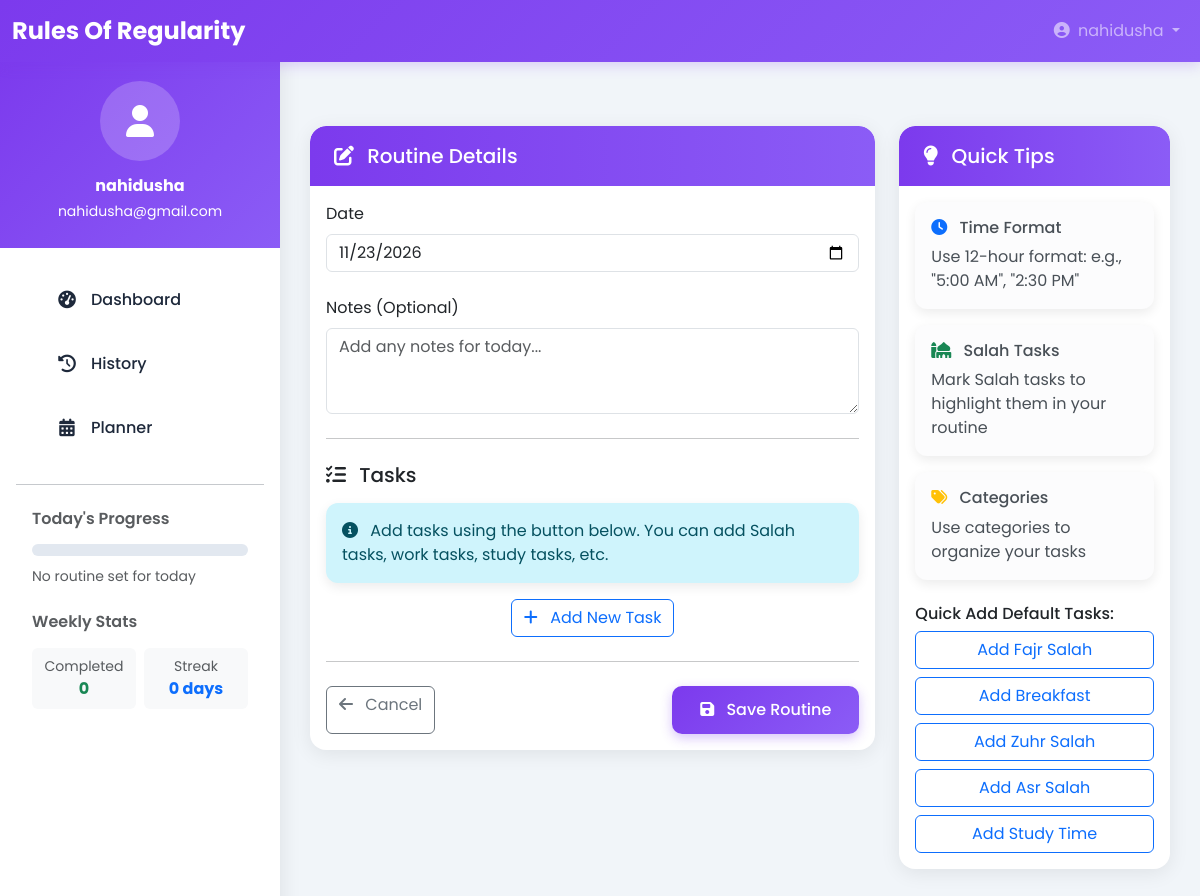
/statistics/ (signed in), run on the app's committed database.
### accounts/models.py (models this page shows, shortened)
class CustomUser(AbstractUser):
    email = models.EmailField(unique=True)
    phone = models.CharField(max_length=15, blank=True)
    created_at = models.DateTimeField(auto_now_add=True)
    class Meta:
        ordering = ['-created_at']

### dashboard/views.py (the view)
# urls.py: path('statistics/', views.statistics_view, name='statistics'),
@login_required
def statistics_view(request):
    routines = DailyRoutine.objects.filter(user=request.user).prefetch_related('tasks')
    total_days = routines.count()
    total_tasks = Task.objects.filter(routine__user=request.user).count()
    completed_tasks = Task.objects.filter(routine__user=request.user, is_completed=True).count()
    total_percentage = 0
    count = 0
    best_day = None
    best_percentage = -1
    for routine in routines:
        tasks = routine.tasks.all()
        if tasks:
            completed = tasks.filter(is_completed=True).count()
            percentage = int((completed / tasks.count()) * 100)
            total_percentage += percentage
            count += 1
            if percentage > best_percentage:
                best_percentage = percentage
                best_day = routine
    avg_completion = total_percentage / count if count > 0 else 0
    categories = TaskCategory.objects.annotate(
        task_count=Count('task', filter=Q(task__routine__user=request.user)),
        completed_count=Count('task', filter=Q(task__routine__user=request.user, task__is_completed=True))
    )
    context = {
        'total_days': total_days,
        'total_tasks': total_tasks,
        'completed_tasks': completed_tasks,
        'avg_completion': round(avg_completion, 1),
        'best_day': best_day,
        'categories': categories,
    }
    return render(request, 'dashboard/statistics.html', context)

### templates/dashboard/statistics.html (shortened to what this page needs)
{% extends 'base.html' %}
{% block content %}
<div class="row mb-4">
    <div class="col-12">
    </div>
</div>
<div class="row">
    <div class="col-lg-8">
        <div class="card">
            <div class="card-header">
                <h5 class="mb-0"><i class="fas fa-edit me-2"></i> Routine Details</h5>
            </div>
            <div class="card-body">
                <form method="post" id="routineForm">
                    <div class="mb-4">
                        <label for="id_date" class="form-label">Date</label>
                        <input type="date" name="date" id="id_date"
                               class="form-control" value="{{ form.date.value|default:'' }}" required>
                    </div>
                    <div class="mb-4">
                        <label for="id_notes" class="form-label">Notes (Optional)</label>
                        <textarea name="notes" id="id_notes" class="form-control"
                                  rows="3" placeholder="Add any notes for today...">{{ form.notes.value|default:'' }}</textarea>
                    </div>
                    <hr class="my-4">
                    <h5 class="mb-3"><i class="fas fa-tasks me-2"></i> Tasks</h5>
                    <div id="tasks-container" data-task-count="{{ form.tasks|length|default:'0' }}">
                        {% if form.tasks %}
                            {{ form.tasks.management_form }}
                            {% for task_form in form.tasks %}
                            <div class="task-form mb-3 p-3 border rounded">
                                {{ task_form.id }}
                                <div class="row">
                                    <div class="col-md-3 mb-2">
                                        <label class="form-label">Time</label>
                                        {{ task_form.time }}
                                    </div>
                                    <div class="col-md-6 mb-2">
                                        <label class="form-label">Description</label>
                                        {{ task_form.description }}
                                    </div>
                                    <div class="col-md-3 mb-2">
                                        <label class="form-label">Category</label>
                                        {{ task_form.category }}
                                    </div>
                                </div>
                                <div class="row">
                                    <div class="col-md-6">
                                        <div class="form-check">
                                            {{ task_form.is_ibadah }}
                                            <label class="form-check-label">Salah/Ibadah Task</label>
                                        </div>
                                    </div>
                                    <div class="col-md-6">
                                        <div class="form-check">
                                            {{ task_form.is_completed }}
                                            <label class="form-check-label">Completed</label>
                                        </div>
                                    </div>
                                </div>
                                {% if task_form.DELETE %}
                                <div class="mt-2">
                                    <div class="form-check">
                                        {{ task_form.DELETE }}
                                        <label class="form-check-label text-danger">Delete this task</label>
                                    </div>
                                </div>
                                {% endif %}
                            </div>
                            {% endfor %}
                        {% else %}
                            <div class="alert alert-info">
                                <i class="fas fa-info-circle me-2"></i>
                                Add tasks using the button below. You can add Salah tasks, work tasks, study tasks, etc.
                            </div>
                        {% endif %}
                    </div>
                    <div class="text-center mb-4">
                        <button type="button" id="add-task" class="btn btn-outline-primary">
                            <i class="fas fa-plus me-2"></i> Add New Task
                        </button>
                    </div>
                    <hr class="my-4">
                    <div class="d-flex justify-content-between">
                        <a href="{% url 'dashboard' %}" class="btn btn-outline-secondary">
                            <i class="fas fa-arrow-left me-2"></i> Cancel
                        </a>
                        <button type="submit" class="btn btn-primary">
                            <i class="fas fa-save me-2"></i> Save Routine
                        </button>
                    </div>
                </form>
            </div>
        </div>
    </div>
    <div class="col-lg-4">
        <div class="card">
            <div class="card-header">
                <h5 class="mb-0"><i class="fas fa-lightbulb me-2"></i> Quick Tips</h5>
            </div>
            <div class="card-body">
                <div class="alert alert-light mb-3">
                    <h6><i class="fas fa-clock text-primary me-2"></i> Time Format</h6>
                    <p class="mb-0">Use 12-hour format: e.g., "5:00 AM", "2:30 PM"</p>
                </div>
                <div class="alert alert-light mb-3">
                    <h6><i class="fas fa-mosque text-success me-2"></i> Salah Tasks</h6>
                    <p class="mb-0">Mark Salah tasks to highlight them in your routine</p>
                </div>
                <div class="alert alert-light mb-3">
                    <h6><i class="fas fa-tags text-warning me-2"></i> Categories</h6>
                    <p class="mb-0">Use categories to organize your tasks</p>
                </div>
                <div class="mt-4">
                    <h6>Quick Add Default Tasks:</h6>
                    <div class="d-grid gap-2">
                        <button type="button" class="btn btn-outline-primary add-default-task"
                                data-time="5:00 AM" data-desc="Fajr Salah" data-ibadah="true">
                            Add Fajr Salah
                        </button>
                        <button type="button" class="btn btn-outline-primary add-default-task"
                                data-time="8:30 AM" data-desc="Breakfast" data-category="Nutrition">
                            Add Breakfast
                        </button>
                        <button type="button" class="btn btn-outline-primary add-default-task"
                                data-time="12:50 PM" data-desc="Zuhr Salah" data-ibadah="true">
                            Add Zuhr Salah
                        </button>
                        <button type="button" class="btn btn-outline-primary add-default-task"
                                data-time="3:30 PM" data-desc="Asr Salah" data-ibadah="true">
                            Add Asr Salah
                        </button>
                        <button type="button" class="btn btn-outline-primary add-default-task"
                                data-time="6:00 PM" data-desc="Study Time" data-category="Study">
                            Add Study Time
                        </button>
                    </div>
                </div>
            </div>
        </div>
    </div>
</div>
{% endblock %}

### templates/base.html (shortened to what this page needs)
<!DOCTYPE html>
<html lang="en">
<head>
    <link href="https://cdn.jsdelivr.net/npm/bootstrap@5.3.0/dist/css/bootstrap.min.css" rel="stylesheet">
    <link rel="stylesheet" href="https://cdnjs.cloudflare.com/ajax/libs/font-awesome/6.4.0/css/all.min.css">
</head>
<body>
    <nav class="navbar navbar-expand-lg navbar-dark fixed-top">
        <div class="container-fluid">
            <a class="navbar-brand" href="{% url 'dashboard' %}">
    Rules Of Regularity
</a>
            <div class="collapse navbar-collapse" id="navbarNav">
                <ul class="navbar-nav ms-auto">
                    {% if user.is_authenticated %}
                        <li class="nav-item dropdown">
                            <a class="nav-link dropdown-toggle" href="#" role="button" data-bs-toggle="dropdown">
                                <i class="fas fa-user-circle me-1"></i> {{ user.username }}
                            </a>
                        </li>
                    {% endif %}
                </ul>
            </div>
        </div>
    </nav>
    {% if user.is_authenticated %}
    <div class="sidebar">
        <div class="user-profile">
            <div class="user-avatar">
                <i class="fas fa-user"></i>
            </div>
            <h6 class="mb-1 fw-bold">{{ user.get_full_name|default:user.username }}</h6>
            <small>{{ user.email }}</small>
        </div>
        <div class="px-3">
            <ul class="nav flex-column">
                <li class="nav-item">
                    <a class="nav-link fade-in {% if request.resolver_match.url_name == 'dashboard' %}active{% endif %}"
                       href="{% url 'dashboard' %}">
                        <i class="fas fa-tachometer-alt"></i> Dashboard
                    </a>
                </li>
                <li class="nav-item">
                    <a class="nav-link fade-in {% if request.resolver_match.url_name == 'history' %}active{% endif %}"
                       href="{% url 'history' %}">
                        <i class="fas fa-clock-rotate-left"></i> History
                    </a>
                </li>
                <li class="nav-item">
                    <a class="nav-link fade-in {% if request.resolver_match.url_name == 'planner' %}active{% endif %}"
                       href="{% url 'planner' %}">
                        <i class="fas fa-calendar-alt"></i> Planner
                    </a>
                </li>
            </ul>
            <hr class="my-4">
            <div class="px-3 mb-4">
                <h6 class="text-muted mb-3 fw-semibold">Today's Progress</h6>
                {% if routine %}
                <div class="progress mb-2">
                    <div class="progress-bar" data-width="{{ routine.completion_percentage|default:0 }}"></div>
                </div>
                <div class="d-flex justify-content-between align-items-center">
                    <small class="text-muted">{{ routine.completed_tasks|default:0 }}/{{ routine.total_tasks|default:0 }} tasks</small>
                    <span class="badge bg-primary">{{ routine.completion_percentage|default:0 }}%</span>
                </div>
                {% else %}
                <div class="progress mb-2">
                </div>
                <small class="text-muted">No routine set for today</small>
                {% endif %}
            </div>
            <div class="px-3">
                <h6 class="text-muted mb-3 fw-semibold">Weekly Stats</h6>
                <div class="row g-2">
                    <div class="col-6">
                        <div class="bg-light rounded p-2 text-center">
                            <small class="text-muted d-block">Completed</small>
                            <span class="fw-bold text-success">{% if stats %}{{ stats.weekly_completed }}{% else %}0{% endif %}</span>
                        </div>
                    </div>
                    <div class="col-6">
                        <div class="bg-light rounded p-2 text-center">
                            <small class="text-muted d-block">Streak</small>
                            <span class="fw-bold text-primary">{% if stats %}{{ stats.current_streak }}{% else %}0{% endif %} days</span>
                        </div>
                    </div>
                </div>
            </div>
        </div>
    </div>
    {% endif %}
    <div class="main-content" id="mainContent">
        {% block content %}{% endblock %}
    </div>
</body>
</html>

### templates/base.html (style rules this page uses)
:root { --primary: #7C3AED; --primary-light: #A78BFA; --primary-dark: #5B21B6; --secondary: #06B6D4; --success: #10B981; --warning: #F59E0B; --danger: #EF4444; --light: #F8FAFC; --dark: #1E293B; --gray: #64748B; --border: #E2E8F0; --sidebar-bg: #FFFFFF; --card-bg: #FFFFFF; --accent: #8B5CF6; }
body { font-family: 'Poppins', 'Inter', sans-serif; background-color: #F1F5F9; color: var(--dark); padding-top: 56px; }
.navbar { background: linear-gradient(135deg, var(--primary) 0%, var(--accent) 100%); box-shadow: 0 4px 12px rgba(124, 58, 237, 0.2); }
.navbar-brand { font-weight: 700; font-size: 1.5rem; }
.sidebar { position: fixed; top: 56px; left: 0; bottom: 0; width: 280px; background: var(--sidebar-bg); box-shadow: 2px 0 20px rgba(0,0,0,0.08); z-index: 1000; overflow-y: auto; transition: transform 0.3s ease; }
.sidebar .nav-link { color: var(--dark); padding: 14px 24px; border-radius: 10px; margin: 6px 15px; transition: all 0.3s ease; display: flex; align-items: center; font-weight: 500; }
.sidebar .nav-link i { width: 24px; text-align: center; margin-right: 12px; font-size: 1.1rem; }
.main-content { margin-left: 280px; padding: 30px; min-height: calc(100vh - 56px); transition: margin-left 0.3s ease; }
.card { border: none; border-radius: 16px; box-shadow: 0 4px 20px rgba(0,0,0,0.08); margin-bottom: 25px; transition: all 0.3s ease; background: var(--card-bg); overflow: hidden; }
.card-header { background: linear-gradient(90deg, var(--primary) 0%, var(--accent) 100%); color: white; border-bottom: none; font-weight: 600; padding: 18px 24px; border-radius: 16px 16px 0 0 !important; }
.progress { height: 12px; border-radius: 6px; background-color: #E2E8F0; overflow: hidden; }
.btn-primary { background: linear-gradient(135deg, var(--primary) 0%, var(--accent) 100%); border: none; padding: 12px 28px; border-radius: 10px; font-weight: 500; box-shadow: 0 4px 12px rgba(124, 58, 237, 0.3); transition: all 0.3s ease; }
.alert { border-radius: 12px; border: none; box-shadow: 0 4px 12px rgba(0,0,0,0.08); }
.user-profile { background: linear-gradient(135deg, var(--primary) 0%, var(--accent) 100%); padding: 25px 20px; text-align: center; color: white; margin-bottom: 20px; }
.user-avatar { width: 80px; height: 80px; background: rgba(255,255,255,0.2); border-radius: 50%; display: flex; align-items: center; justify-content: center; margin: 0 auto 15px; font-size: 2rem; }
.fade-in { animation: fadeIn 0.5s ease-in; }

### data on the page
CustomUser: username "nahidusha", get_full_name "nahidusha", email "nahidusha@gmail.com"
